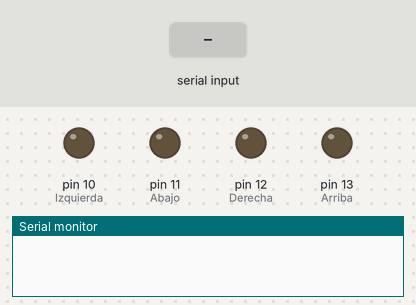
Recording of a sketch running on a simulated Arduino Uno, built with avr-gcc and run on an emulated ATmega328P. On the bench: output pins drawn as LEDs (lit = HIGH), the last lines printed to the serial monitor. The inputs (shaded band) are chosen by the test bench.

Above: at 1.2 s.
1.3 s: "G" received over Serial
At 1.8 s:
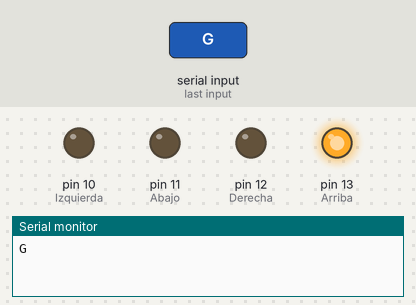
4.3 s: "J" received over Serial
At 5.1 s:
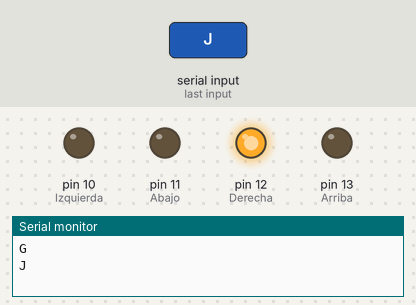
7.3 s: "K" received over Serial
At 7.5 s:
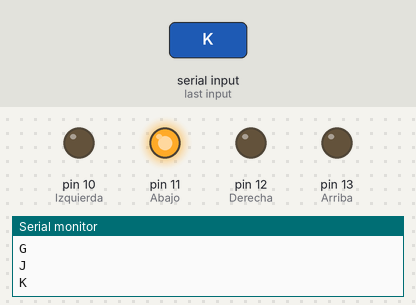
10.3 s: "H" received over Serial
At 11.1 s:
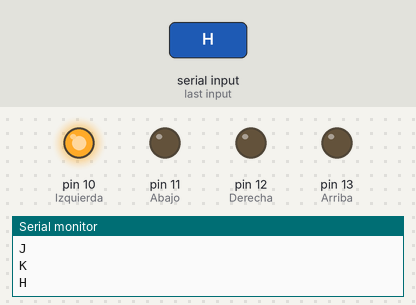
13.3 s: "I" received over Serial
At 13.8 s:
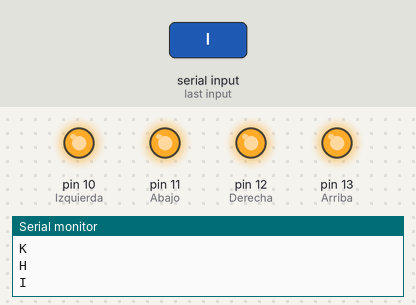
Timing chart, 0 to 15.8 s (numbered marks = the images above; inputs shaded):
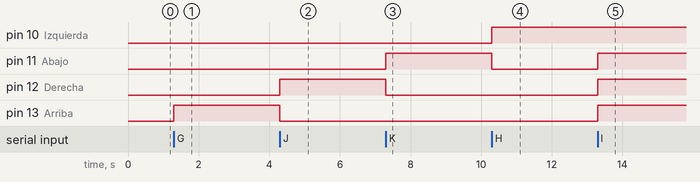

Measured:
- after the input at 1.3 s, pin 13 (Arriba): LOW → HIGH at once
- after the input at 4.3 s, pin 12 (Derecha): LOW → HIGH at once; pin 13 (Arriba): HIGH → LOW at once
- after the input at 7.3 s, pin 11 (Abajo): LOW → HIGH at once; pin 12 (Derecha): HIGH → LOW at once
- after the input at 10.3 s, pin 10 (Izquierda): LOW → HIGH at once; pin 11 (Abajo): HIGH → LOW at once
- after the input at 13.3 s, pin 11 (Abajo), pin 12 (Derecha), pin 13 (Arriba): LOW → HIGH at once

The sketch:

Index.ino
```cpp
char dato;
void setup() {
  pinMode(13, OUTPUT); // Arriba
  pinMode(12, OUTPUT); // Derecha
  pinMode(11, OUTPUT); // Abajo
  pinMode(10, OUTPUT); // Izquierda
  Serial.begin(9600);
}

void loop() {
  while (Serial.available() > 0)
  {
  dato = Serial.read();
  Serial.println(dato);
  }
  if( dato == 'G')                   // Hacia adelante
  {
    digitalWrite(11, LOW);
    digitalWrite(12, LOW);
    digitalWrite(10, LOW);
    digitalWrite(13, HIGH);
    delay(100);
    digitalWrite(11, LOW);
    digitalWrite(12, LOW);
    digitalWrite(10, LOW);
    digitalWrite(13, LOW);
  }
  if( dato == 'J')                   // Hacia derecha
  {
    digitalWrite(11, LOW);
    digitalWrite(12, HIGH);
    digitalWrite(10, LOW);
    digitalWrite(13, LOW);
    delay(1000);
    digitalWrite(11, LOW);
    digitalWrite(12, LOW);
    digitalWrite(10, LOW);
    digitalWrite(13, LOW);
  }
  if( dato == 'K')                   // Hacia abajo
  {
    digitalWrite(11, HIGH);
    digitalWrite(12, LOW);
    digitalWrite(10, LOW);
    digitalWrite(13, LOW);
    delay(100);
    digitalWrite(11, LOW);
    digitalWrite(12, LOW);
    digitalWrite(10, LOW);
    digitalWrite(13, LOW);
  }
  if( dato == 'H')                   // Hacia izquierda
  {
    digitalWrite(11, LOW);
    digitalWrite(12, LOW);
    digitalWrite(10, HIGH);
    digitalWrite(13, LOW);
    delay(1000);
    digitalWrite(11, LOW);
    digitalWrite(12, LOW);
    digitalWrite(10, LOW);
    digitalWrite(13, LOW);
  }
  if( dato == 'I')                   // Hacia izquierda
  {
    digitalWrite(11, HIGH);
    digitalWrite(12, HIGH);
    digitalWrite(10, HIGH);
    digitalWrite(13, HIGH);
  }
  if( dato == 'B')                   // Hacia izquierda
  {
    digitalWrite(11, LOW);
    digitalWrite(12, LOW);
    digitalWrite(10, LOW);
    digitalWrite(13, LOW);
  }
  if( dato == 'A')                   // Hacia izquierda
  {
    digitalWrite(11, HIGH);
    digitalWrite(12, HIGH);
    digitalWrite(10, HIGH);
    digitalWrite(13, HIGH);
  }
}
```
